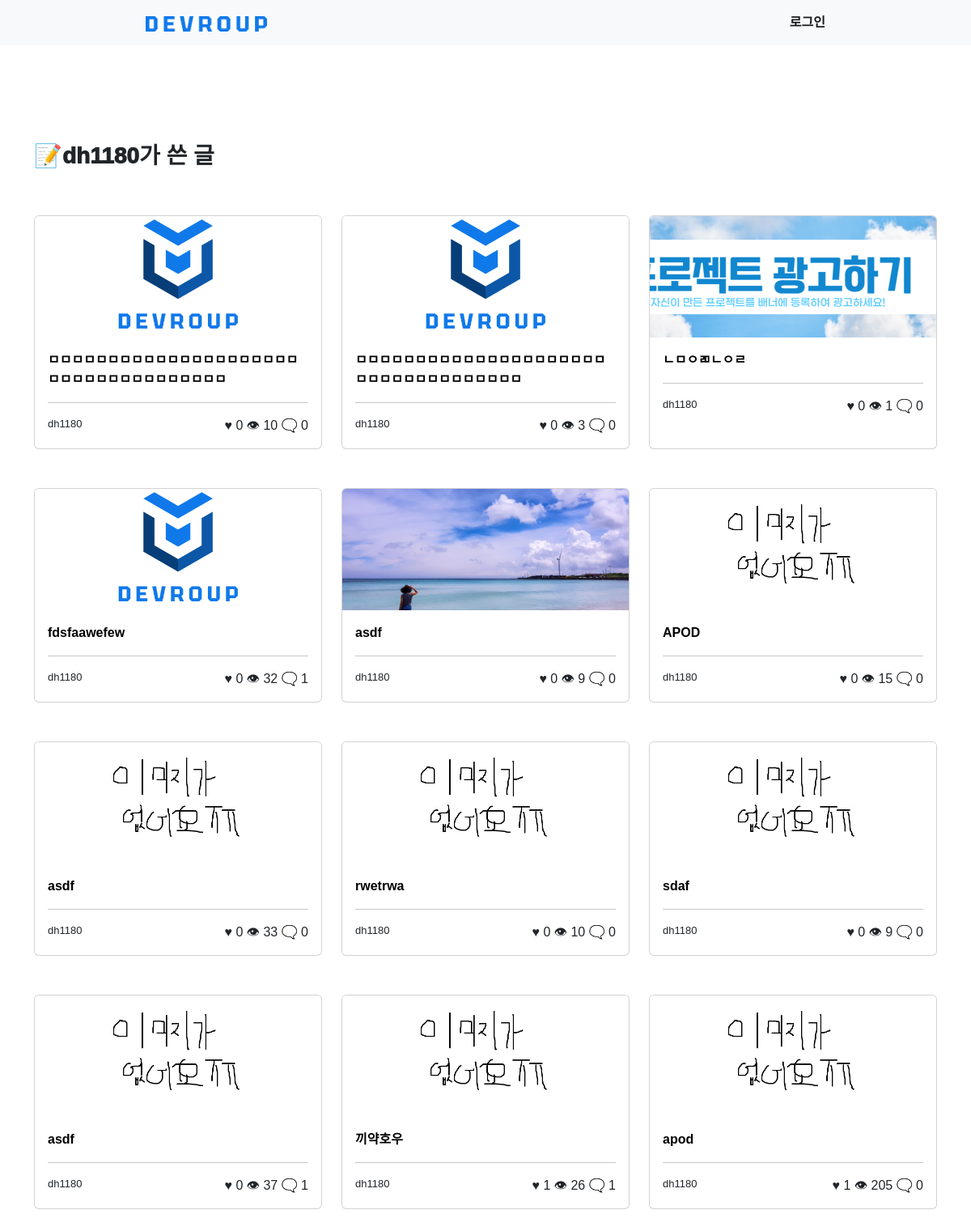
Page /user/other_user_posts/1 on the committed database.
### community/models.py (models this page shows, shortened)
class Post(models.Model):
    title = models.CharField(max_length=200)
    author = models.ForeignKey(User, on_delete=models.CASCADE, null=True)
    hit = models.IntegerField(default=0)
    like = models.IntegerField(default=0)
    like_users = models.ManyToManyField(User, related_name='like_posts')
    date = models.DateTimeField(auto_now_add=True)
    image = models.ImageField(upload_to='community_thumbnail', null=True)
    content = models.TextField()
    github_address = models.URLField(null=True)
    def get_comment_count(self):
        return Comment.objects.filter(post=self).count()

### user/views.py (the view)
# urls.py: path('other_user_posts/<int:author>', views.other_user_posts, name='other_user_posts'),
def other_user_posts(request, author):
    posts = Post.objects.filter(author=author).order_by('-date')
    return render(request, 'user/other_user_posts.html', {'posts': posts, 'author': User.objects.get(pk=author)})

### user/templates/user/other_user_posts.html
{% extends 'community/base.html' %} {% block content %}
<br /><br /><br /><br /><br />
<div class="container">
    <div class="row mb-5">
        <h3 style="font-weight: 1000;">📝{{ author }}가 쓴 글</h3>
    </div>
    <div class="row">
        {% for post in posts %}
        <div class="col-4 mb-5">
            <div class="card h-100">
                <div class="media-container">
                    <img
                        src="{{ post.image.url }}"
                        class="card-img-top"
                        style="object-fit: cover; height: 150px;"
                    />
                </div>
                <div class="card-body">
                    <a
                        class="card-title stretched-link"
                        href="{% url 'community:post_detail' pk=post.pk %}"
                       style="font-weight: bold;"
                        >{{ post.title }}</a
                    >
                    <br />
                    <hr />
                    <div class="row">
                        <div class="col-6" style="font-size: small">
                            {{ post.author }}
                        </div>
                        <div class="col-6 text-end">
                            ♥&nbsp;{{ post.like }}
                            👁&nbsp;{{ post.hit }}
                            🗨️&nbsp;{{ post.get_comment_count }}
                        </div>
                    </div>
                </div>
            </div>
        </div>
        {% endfor %}
    </div>
{% endblock content %}

### community/templates/community/base.html (style rules this page uses)
a { cursor: pointer; }
a:link:not(.disabled) { color: black; text-decoration: none; }
body { font-family: 'Noto Sans KR', sans-serif; }

### rows in the picture
Post: image (picture), title "ㅁㅁㅁㅁㅁㅁㅁㅁㅁㅁㅁㅁㅁㅁㅁㅁㅁㅁㅁㅁㅁㅁㅁㅁㅁㅁㅁㅁㅁㅁㅁㅁㅁㅁㅁㅁ", author "dh1180", like "0", hit "10", get_comment_count "0"
Post: image (picture), title "ㅁㅁㅁㅁㅁㅁㅁㅁㅁㅁㅁㅁㅁㅁㅁㅁㅁㅁㅁㅁㅁㅁㅁㅁㅁㅁㅁㅁㅁㅁㅁㅁㅁㅁㅁ", author "dh1180", like "0", hit "3", get_comment_count "0"
Post: image (picture), title "ㄴㅁㅇㄻㄴㅇㄹ", author "dh1180", like "0", hit "1", get_comment_count "0"
Post: image (picture), title "fdsfaawefew", author "dh1180", like "0", hit "32", get_comment_count "1"
Post: image (picture), title "asdf", author "dh1180", like "0", hit "9", get_comment_count "0"
Post: image (picture), title "APOD", author "dh1180", like "0", hit "15", get_comment_count "0"
Post: image (picture), title "asdf", author "dh1180", like "0", hit "33", get_comment_count "0"
Post: image (picture), title "rwetrwa", author "dh1180", like "0", hit "10", get_comment_count "0"
Post: image (picture), title "sdaf", author "dh1180", like "0", hit "9", get_comment_count "0"
Post: image (picture), title "asdf", author "dh1180", like "0", hit "37", get_comment_count "1"
Post: image (picture), title "끼약호우", author "dh1180", like "1", hit "26", get_comment_count "1"
Post: image (picture), title "apod", author "dh1180", like "1", hit "205", get_comment_count "0"

### other values in the picture
{{ author }} "dh1180"
